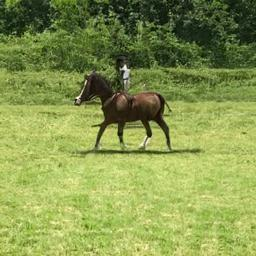
#> input picture assets/mosaic/filler_images/20200420 202959_horse.jpg, 256 x 256 px
$ python stipple.py --image '../assets/mosaic/filler_images/20200420 202959_horse.jpg'
#> lines starting #> are read from the running program, lines starting #| are printed output that depends on the picture
import argparse
import random
from PIL import Image
from tqdm import tqdm

def stippler(img, width, height):
    imgNew = Image.new('L', (width, height))
    for x in tqdm(range(width)):
        for y in range(height):
            gray_value = img.getpixel((x, y))
            randNum = random.randint(0, 255)
            if randNum >= gray_value:
                imgNew.putpixel((x, y), 0)  # Black dot
            else:
                imgNew.putpixel((x, y), 255)  # White background
    return imgNew

# Argument parsing
ap = argparse.ArgumentParser()
ap.add_argument("-i", "--image", required=True, help="Path to input image")
args = vars(ap.parse_args())

# Open and convert image
img = Image.open(args['image']).convert('L')  # Convert to grayscale
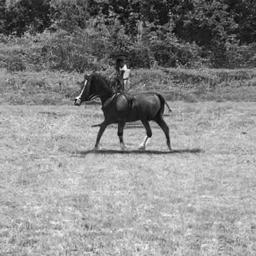
#> img: PIL image 256x256 L; min 5, max 252, mean 138.7
width, height = img.size
#> width = 256; height = 256

# Apply stippling effect
stip_img = stippler(img, width, height)
#> in stippler, `imgNew = Image.new('L', (width, height))`: imgNew: PIL image 256x256 L; every value is 0
#> after the loop in stippler, `for x in tqdm(range(width)):`:
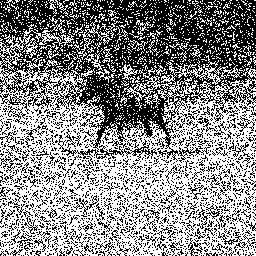
#> imgNew: PIL image 256x256 L; 54.3% white; black in thin lines or dots

# Save result
stip_img.save('assets/Stippled.png')

$ run again, on assets/mosaic/filler_images/20200420 204425_artwork.jpg
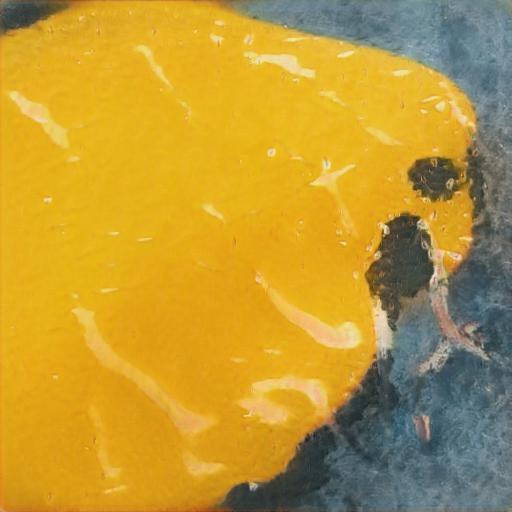
#> input picture assets/mosaic/filler_images/20200420 204425_artwork.jpg, 512 x 512 px
#> `img = Image.open(args['image']).convert('L')`:
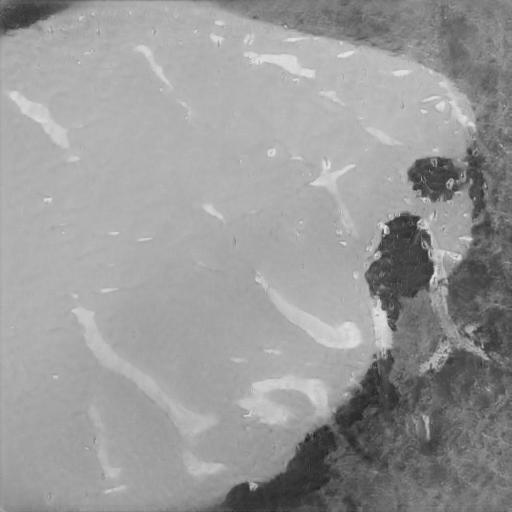
#> img: PIL image 512x512 L; min 30, max 235, mean 153.2
#> after the loop in stippler, `for x in tqdm(range(width)):`:
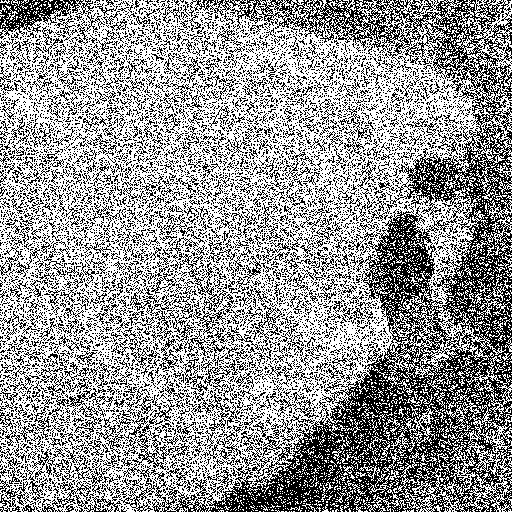
#> imgNew: PIL image 512x512 L; 59.9% white; black in thin lines or dots

$ run again, on assets/mosaic/filler_images/20200420 204818_picsum.jpg
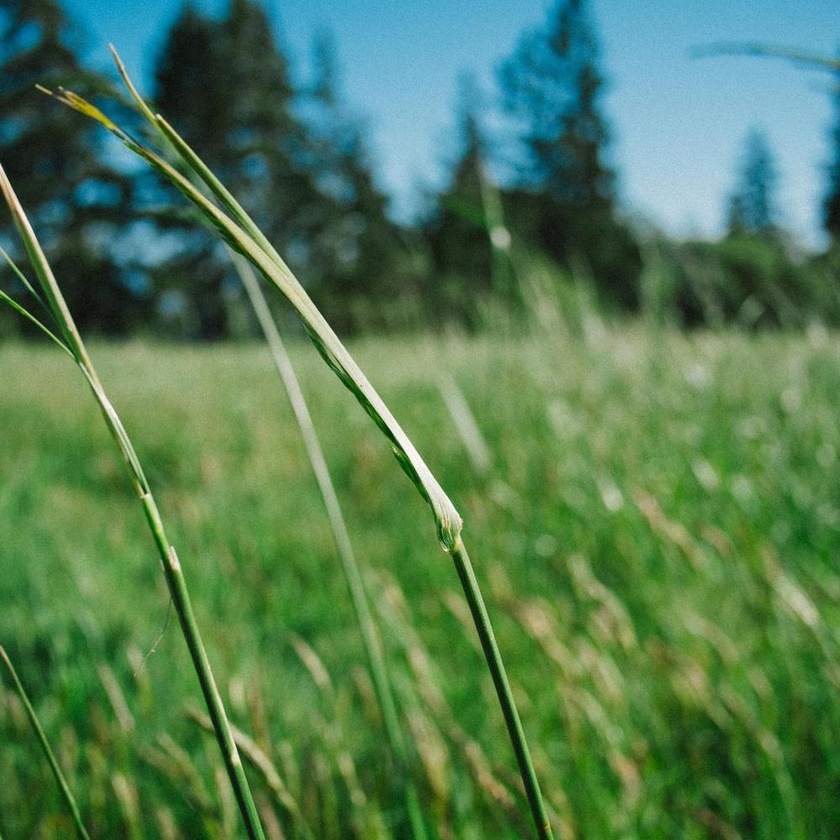
#> input picture assets/mosaic/filler_images/20200420 204818_picsum.jpg, 840 x 840 px, shrunk from 1000 x 1000 before the run
#> `img = Image.open(args['image']).convert('L')`:
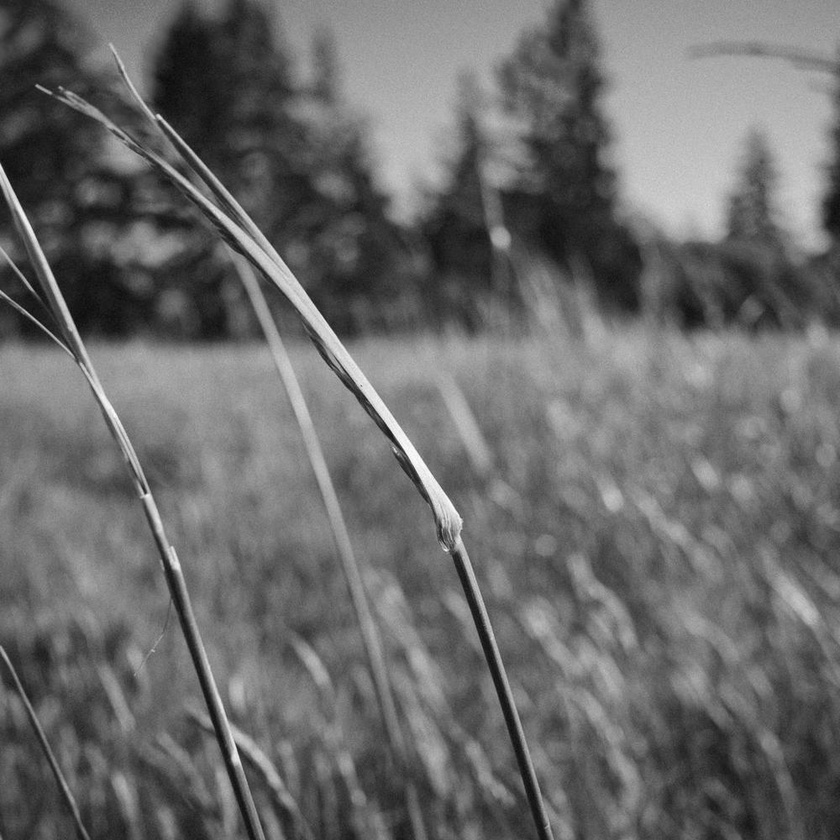
#> img: PIL image 840x840 L; min 10, max 253, mean 106.9
#> after the loop in stippler, `for x in tqdm(range(width)):`:
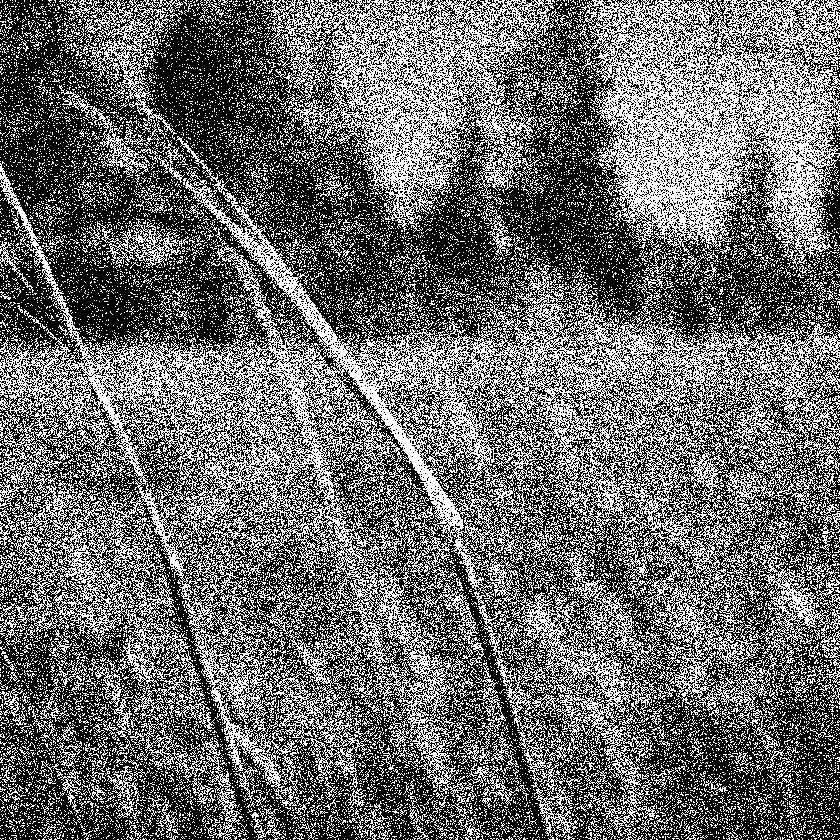
#> imgNew: PIL image 840x840 L; 41.8% white in thin lines or dots
